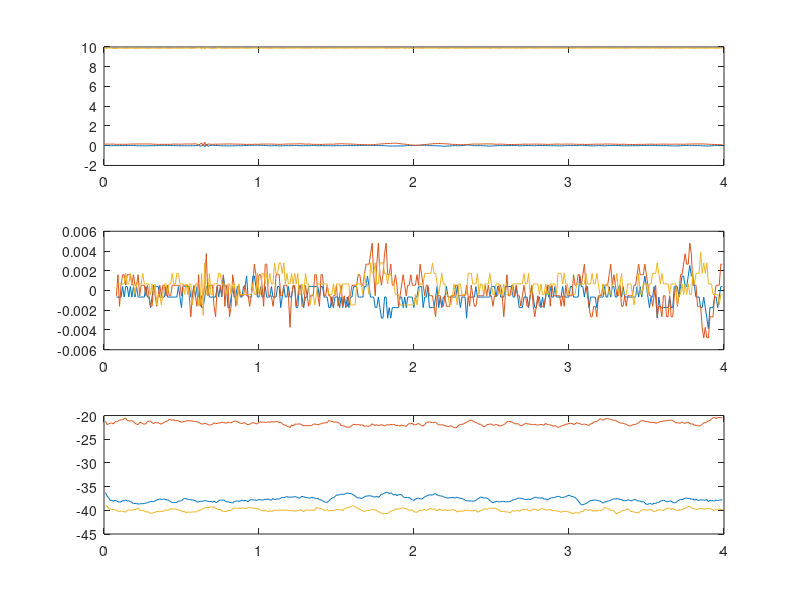
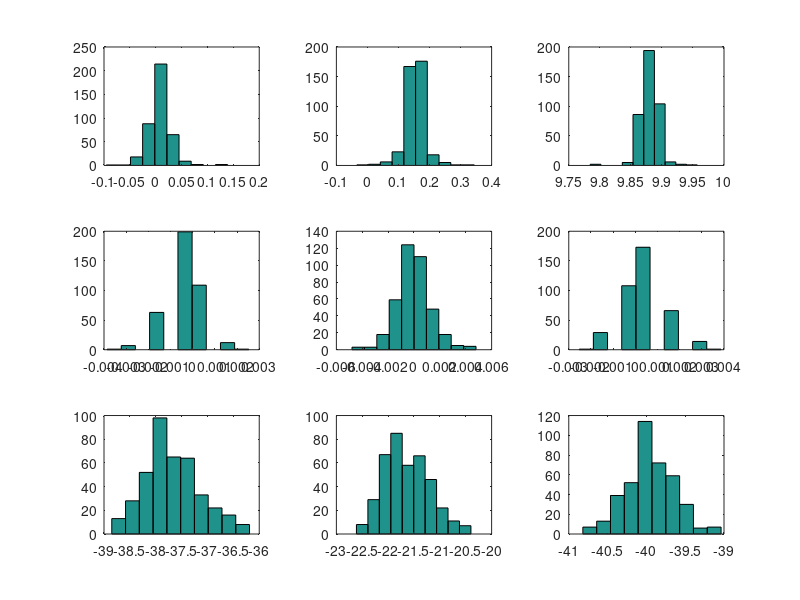

Write the MATLAB code that produced these figures, in order.

load xhat.mat
load meas.mat

mean(meas.acc(:, ~any(isnan(meas.acc), 1)), 2)

Ts = 0.01;
cutoff = 4/Ts;

meas.t = meas.t(:,1:cutoff);
meas.gyr = meas.gyr(:,1:cutoff);
meas.acc = meas.acc(:,1:cutoff);
meas.orient = meas.orient(:,1:cutoff);
meas.mag = meas.mag(:,1:cutoff);

xhat.t = xhat.t(:,1:cutoff);
xhat.x = xhat.x(:,1:cutoff);
xhat.P = xhat.P(:,:,1:cutoff);


figure(1)
subplot(3,1,1)
plot(meas.t, meas.acc)
subplot(3,1,2)
plot(meas.t, meas.gyr)
subplot(3,1,3)
plot(meas.t, meas.mag)



figure(2)
subplot(3,3,1)
hist(meas.acc(1,:))
subplot(3,3,2)
hist(meas.acc(2,:))
subplot(3,3,3)
hist(meas.acc(3,:))

subplot(3,3,4)
hist(meas.gyr(1,:))
subplot(3,3,5)
hist(meas.gyr(2,:))
subplot(3,3,6)
hist(meas.gyr(3,:))

subplot(3,3,7)
hist(meas.mag(1,1:cutoff))
subplot(3,3,8)
hist(meas.mag(2,1:cutoff))
subplot(3,3,9)
hist(meas.mag(3,1:cutoff))


%{
mean(meas.acc(:, ~any(isnan(meas.acc), 1)), 2)

ans =

    0.0085
    0.1544
    9.8807

mean(meas.gyr(:, ~any(isnan(meas.gyr), 1)), 2)

ans =

   1.0e-03 *

   -0.5136
   -0.0326
    0.4701

mean(meas.mag(:, ~any(isnan(meas.mag), 1)), 2)

ans =

  -37.6784
  -21.6402
  -39.9535

%}






